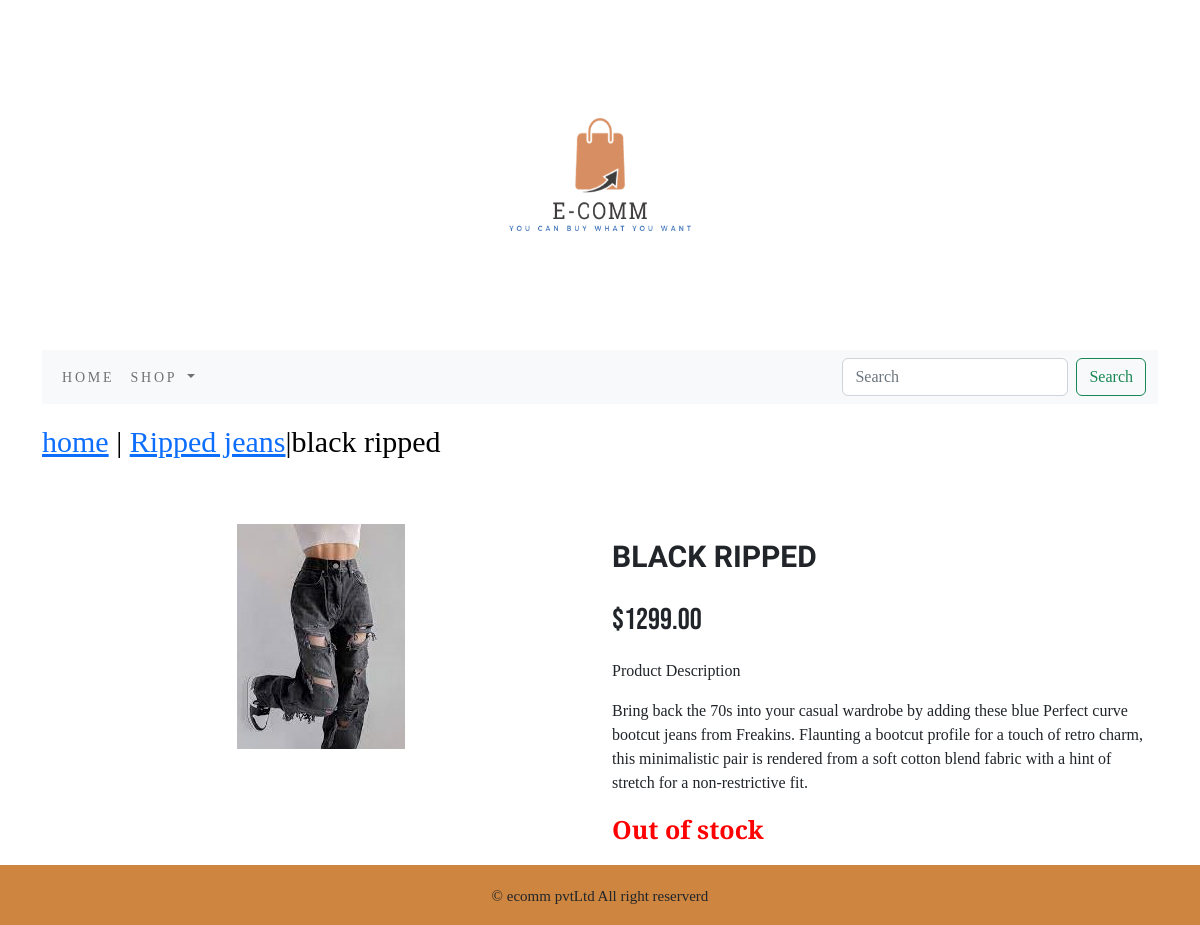
Screenshot of /ecommerceapp/ripped-jeans/black-ripped/ with the database file from the repository.
### ecommerceapp/models.py (models this page shows, shortened)
class Product(models.Model):
    name=models.CharField(max_length=250,unique=True)
    slug = models.SlugField(max_length=250, unique=True)
    description=models.TextField(blank=True)
    price=models.DecimalField(max_digits=10,decimal_places=2)
    category=models.ForeignKey(Category, on_delete=models.CASCADE)
    image=models.ImageField(upload_to='product',blank=True)
    stock=models.IntegerField()
    available=models.BooleanField(default=True)
    created=models.DateTimeField(auto_now_add=True)
    updated=models.DateTimeField(auto_now=True)
    class Meta:
        ordering = ('name',)
        verbose_name = 'product'
        verbose_name_plural = 'products'

class Category(models.Model):
    name=models.CharField(max_length=250,unique=True)
    slug=models.SlugField(max_length=250,unique=True)
    description=models.TextField(blank=True)
    image=models.ImageField(upload_to='category',blank=True)
    class Meta:
        ordering=('name',)
        verbose_name='category'
        verbose_name_plural='categories'
    def __str__(self):
        return '{}'.format(self.name)
    def get_url(self):
        return reverse('ecommerceapp:products_by_category', args=[self.slug])

### ecommerceapp/views.py (the view)
# urls.py: path('<slug:c_slug>/<slug:product_slug>/',views.proDetail, name='prodCatdetail')
def proDetail(request, c_slug, product_slug):
    try:
        product=Product.objects.get(category__slug=c_slug,slug=product_slug)
    except Exception as e:
        raise e
    return render(request,'product.html', {'product':product})

### cart/context_processors.py (called while the page is built)
def counter(request):
    item_count=0
    if 'admin' in request.path:
        return {}
    else:
        try:
            cart=Cart.objects.filter(cart_id=_cart_id(request))
            cart_items=CartItem.objects.all().filter(cart=cart[:1])
            for cart_item in cart_items:
                item_count += cart_item.quantity
        except Cart.DoesNotExist:
            item_count=0
    return dict(item_count=item_count)

### cart/views.py (called while the page is built)
def _cart_id(request):
    cart=request.session.session_key
    if not cart:
        cart=request.session.create()
    return cart

### ecommerceapp/context_processors.py (called while the page is built)
def menu_links(request):
    links=Category.objects.all()
    return dict(links=links)

### templates/product.html (shortened to what this page needs)
{% extends 'base.html' %}
{% load static %}
{% block content %}
<div class="my_product">
        <div class="mx_auto">
                <p><a href="{% url 'ecommerceapp:allProductCat' %}">home</a> | <a href="{{product.category.get_url}}">{{product.category}}</a>|{{product.name}}</p>
        </div>
</div>
<div class="container">
<br>
<div class="row">
        <div class="col-12 col-sm-12 col-md-12 col-lg-6 text-center">
                <div style="min-width: 18rem;">
                        <img src="{{product.image.url}}" alt="{{product.name}}">
                </div>
        </div>
        <div class="col-12 col-sm-12 col-md-12 col-lg-6 ">
                <div>
                        <h1 class="my_pro_title">{{product.name}}</h1>
                        <p class="my_price">${{product.price}}</p>
                        <p class="my_pro_detail">Product Description</p>
                        <p class="my_pro_detail">{{product.description}}</p>
                        {% if product.stock <= 0 %}
                                <p class="my_stock"><b>Out of stock</b></p>
                        {% else %}
                                <a class="btn btn-secondary" href="{% url 'cart:add_cart' product.id %}">add to cart</a>
                        {% endif %}
                </div>
                </div>
        </div>
</div>
{% endblock %}

### static/css/custom.css (style rules this page uses)
body { font-family: 'Arvo', serif; }
.my_product { padding-top:15px; padding-bottom:20px; }
.my_product .mx_auto { color: #000; font-size: 30px; text-decoration: none; }
.my_pro_title { font-size:30px; text-transform: uppercase; font-family: 'Spicy Rice', cursive; font-weight: bold; padding-top:15px; padding-bottom:15px; }
.my_price { font-size:30px; font-family: 'Bebas Neue', sans-serif; }
.my_stock { font-size:25px; color: #FF0000; font-family: 'Arvo', serif; font-weight: bold; }

### rows the page displays
Product: category "Ripped jeans", name "black ripped", image (picture), name "BLACK RIPPED", price "1299.00", description "Bring back the 70s into your casual wardrobe by adding these blue Perfect curve bootcut jeans from Freakins. Flaunting a bootcut profile for a touch of retro charm, this minimalistic pair is rendered from a soft cotton blend fabric with a hint of stretch for a non-restrictive fit."
